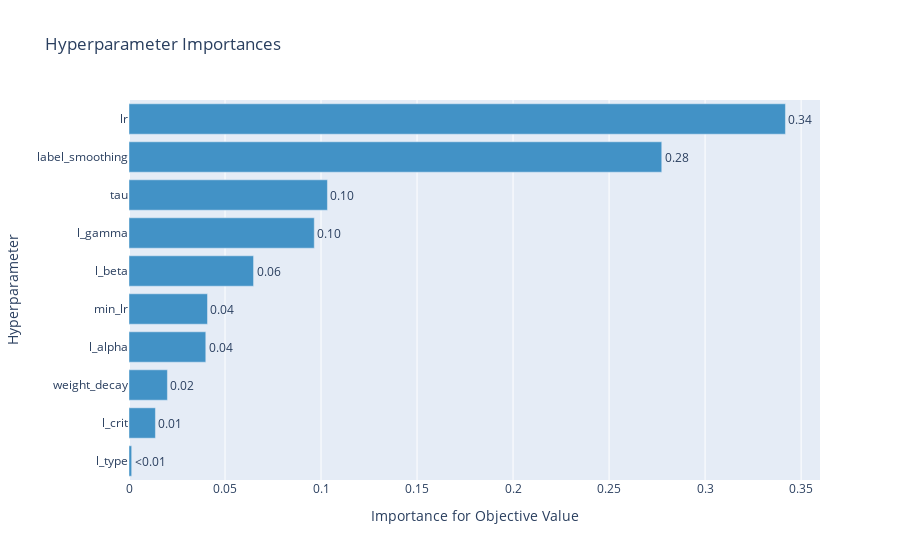

The notebook cell this image was saved under:
### Code cell
optuna.visualization.plot_param_importances(study)

### Figure 1 — Plotly figure (JSON) as saved in the notebook; plotly's stock layout.template omitted (floating-point values rounded to 4 significant figures)
{"data": [{"cliponaxis": false, "hovertemplate": ["l_type (CategoricalDistribution): 0.0013957782710563899<extra></extra>", "l_crit (CategoricalDistribution): 0.013764738771453075<extra></extra>", "weight_decay (FloatDistribution): 0.02000582145352683<extra></extra>", "l_alpha (FloatDistribution): 0.03999081021745651<extra></extra>", "min_lr (FloatDistribution): 0.040875754278324836<extra></extra>", "l_beta (FloatDistribution): 0.06486462337755262<extra></extra>", "l_gamma (FloatDistribution): 0.09648412558676016<extra></extra>", "tau (FloatDistribution): 0.10333566457722772<extra></extra>", "label_smoothing (FloatDistribution): 0.2774367235639408<extra></extra>", "lr (FloatDistribution): 0.34184595990270106<extra></extra>"], "marker": {"color": "rgb(66,146,198)"}, "orientation": "h", "text": ["<0.01", "0.01", "0.02", "0.04", "0.04", "0.06", "0.10", "0.10", "0.28", "0.34"], "textposition": "outside", "type": "bar", "x": [0.001396, 0.01376, 0.02001, 0.03999, 0.04088, 0.06486, 0.09648, 0.1033, 0.2774, 0.3418], "y": ["l_type", "l_crit", "weight_decay", "l_alpha", "min_lr", "l_beta", "l_gamma", "tau", "label_smoothing", "lr"]}], "layout": {"showlegend": false, "title": {"text": "Hyperparameter Importances"}, "xaxis": {"title": {"text": "Importance for Objective Value"}}, "yaxis": {"title": {"text": "Hyperparameter"}}}}
